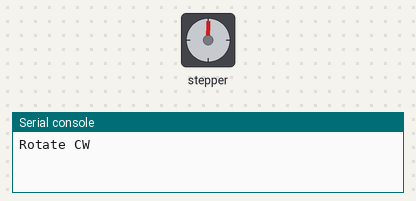
This program was run on a simulated ESP32 board running MicroPython. On the bench: stepper motor, the last lines printed to the serial console. The stepper is drawn at 200 steps a turn.

Above: at 0.05 s.
At 1.65 s:
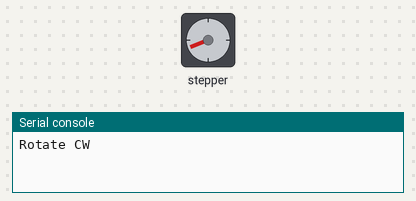
At 3.25 s:
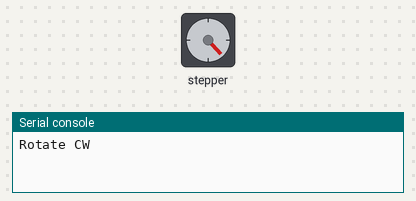
At 7.45 s:
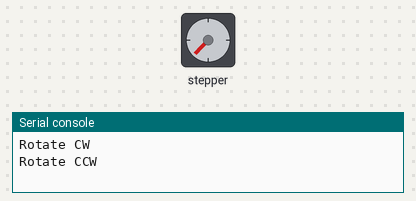
Timing chart, 0 to 11.1 s (numbered marks = the images above):
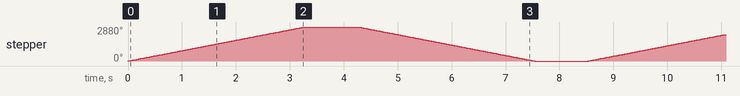

The program:

method1.py
```python
# For this stepper motor setup, I would recommend using the TMC2208 driver.	 I found a number of wiring diagrams that let me set up this board to the ESP32S3.	 There are two ways that we can implement the code:
# Using standard sleep_ms() - I don’t think we need super fast steppers action so this python code will rotate the shaft one full revolution:
from machine import Pin
from time import sleep, sleep_ms

upper = 1600
lower = 0
step = 1

dir_pin = Pin(35, Pin.OUT, value=0)		 # green lead
step_pin = Pin(37, Pin.OUT, value=0)		# blue lead

while True:
	dir_pin.on()
	print('Rotate CW')
	for cycle in range(lower,upper, step):
		step_pin.on()
		sleep_ms(1)
		step_pin.off()
		sleep_ms(1)
	sleep(1)
	dir_pin.off()
	print('Rotate CCW')
	for cycle in range(upper, lower, -step):
		step_pin.on()
		sleep_ms(1)
		step_pin.off()
		sleep_ms(1)
	sleep(1)
```

Measured:
- by itself, stepper: turns 2880° clockwise in 3.3 s, then 2880° counter-clockwise in 3.3 s, repeating every 8.5 s
